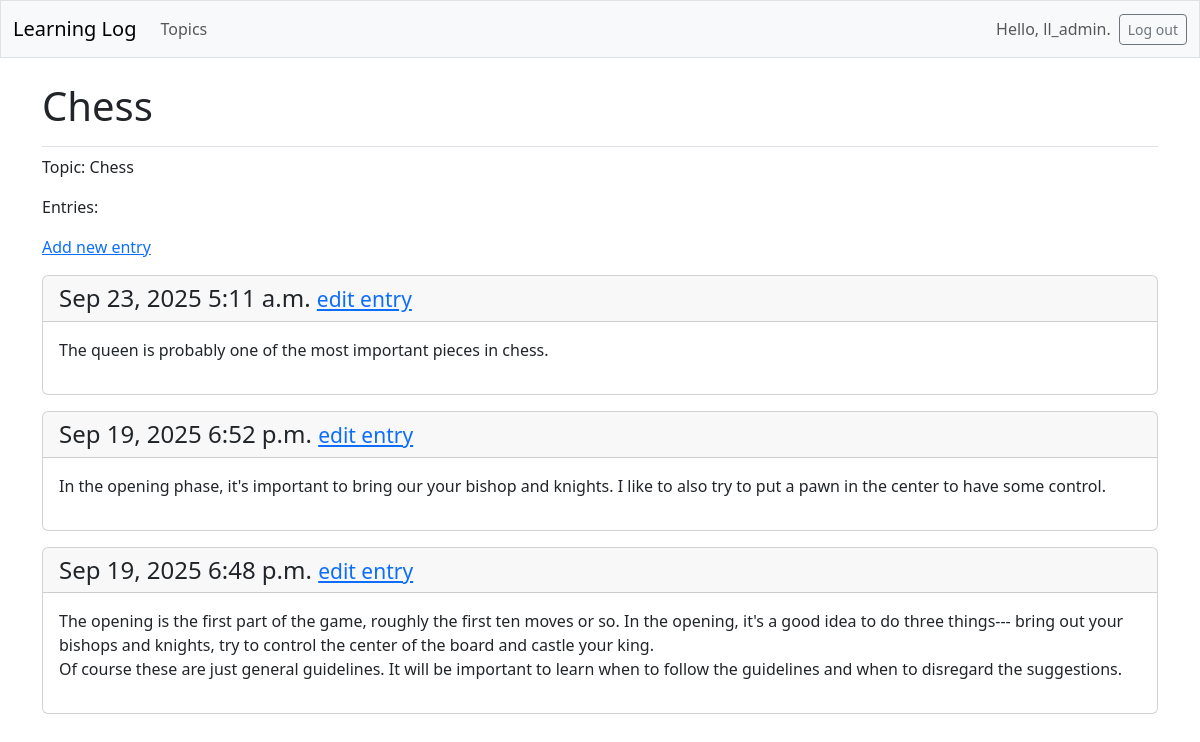
Page /topics/2/ (signed in) on the earlier database version.
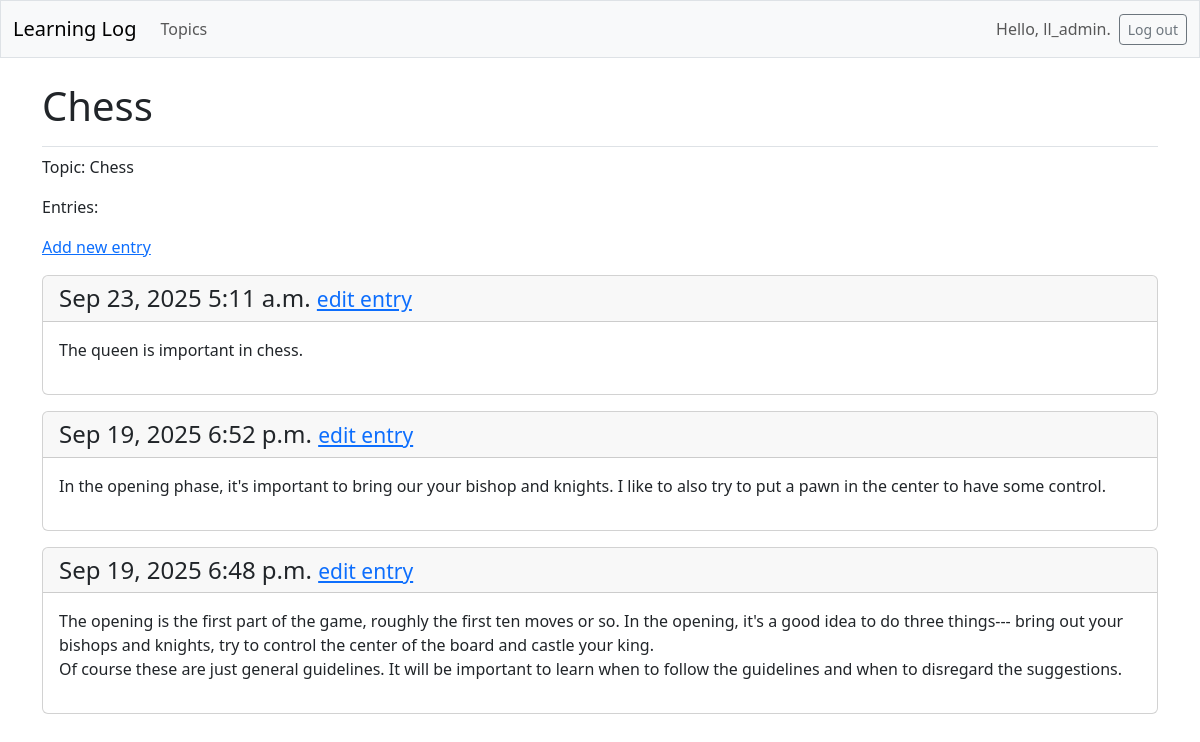
Same page on the later database version.
### learning_logs/models.py (models this page shows, shortened)
class Topic(models.Model):
    text = models.CharField(max_length=200)
    date_added = models.DateTimeField(auto_now_add=True)
    owner = models.ForeignKey(User, on_delete=models.CASCADE)

class Entry(models.Model):
    topic = models.ForeignKey(Topic, on_delete=models.CASCADE)
    text = models.TextField()
    date_added = models.DateTimeField(auto_now_add=True)
    class Meta:
        verbose_name_plural = 'entries'

### learning_logs/views.py (the view)
# urls.py: path('topics/<int:topic_id>/', views.topic, name='topic'),
@login_required
def topic(request, topic_id):
    topic = get_object_or_404(Topic, id=topic_id)
    if topic.owner != request.user:
        raise Http404
    entries = topic.entry_set.order_by('-date_added')
    context = {'topic': topic, 'entries': entries}
    return render(request, 'learning_logs/topic.html', context)

### learning_logs/templates/learning_logs/topic.html
{% extends 'learning_logs/base.html' %}
 {% block page_header %}
  <h1>{{ topic.text }}</h1>
 {% endblock page_header %}
 {% block content %}
 <p>Topic: {{ topic.text }}</p>
 <p>Entries:</p>
 <p>
    <a href="{% url 'learning_logs:new_entry' topic.id%}">Add new entry</a>
 </p>
 {% for entry in entries %}
    <div class="card mb-3">
        <h4 class="card-header">
            {{ entry.date_added|date:'M d, Y g:i a' }}
            <small><a href="{% url 'learning_logs:edit_entry' entry.id %}">
                edit entry</a></small>
        </h4>
        <div class="card-body">{{ entry.text|linebreaks }}</div>
    </div>
 {% empty %}
    <p>There are no entries for this topic yet.</p>
 {% endfor %}
 {% endblock content %}

### learning_logs/templates/learning_logs/base.html (shortened to what this page needs)
<!DOCTYPE html>
<html lang="en">
<head>
    {% load django_bootstrap5 %}
    {% bootstrap_css %}
</head>
<body>
    <nav class="navbar navbar-expand-md navbar-light bg-light mb-4 border">
        <div class="container-fluid">
            <a class="navbar-brand" href="{% url 'learning_logs:index' %}">
                Learning Log</a>
            <div class="collapse navbar-collapse" id="navbarCollapse">
                <ul class="navbar-nav me-auto mb-2 mb-md-0">
                    <li class="nav-item">
                        <a class="nav-link" href="{% url 'learning_logs:topics' %}">
                            Topics</a></li>
                </ul>
                 <ul class="navbar-nav ms-auto mb-2 mb-md-0">
                    {% if user.is_authenticated %}
                        <li class="nav-item">
                            <span class="navbar-text me-2">Hello, {{ user.username }}.
                            </span></li>
                    {% endif %}
                </ul>
                {% if user.is_authenticated %}
                    <form action="{% url 'accounts:logout' %}" method="post">
                        <button name="submit" class="btn btn-outline-secondary btn-sm">
                            Log out</button>
                    </form>
                {% endif %}
            </div>
        </div>
    </nav>
        <main class="container">
            <div class="pb-2 mb-2 border-bottom">
                {% block page_header %}{% endblock page_header %}
            </div>
            <div>
                {% block content %}{% endblock content %}
            </div>
        </main>
    </body>
</html>

Differences in the rows shown:
changed Entry: text "The queen is probably one of the most important pieces in chess." → "The queen is important in chess."
